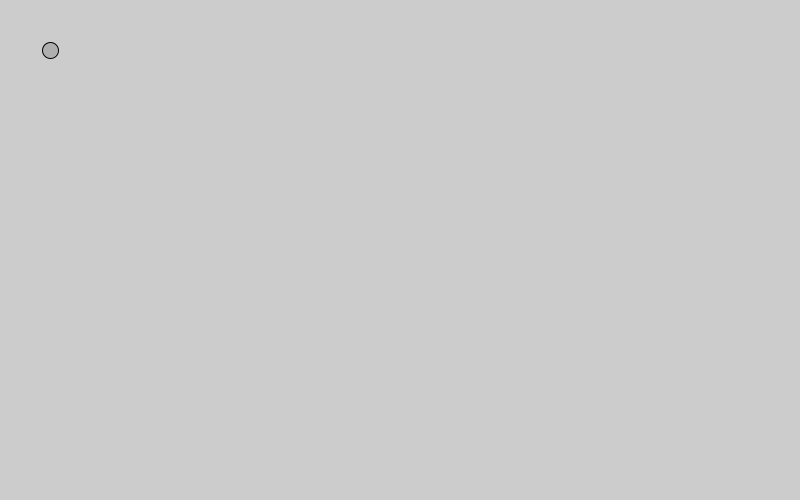
Frame 1 (no input)
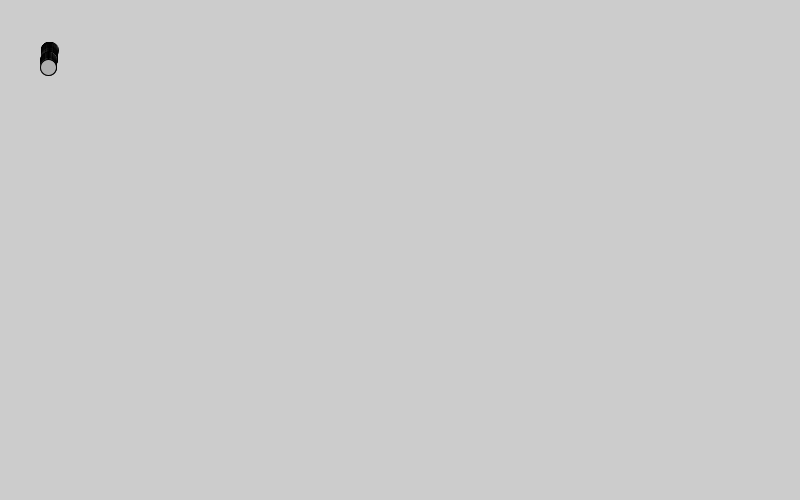
Frame 60 (the mouse pressed at the canvas centre just before this capture)
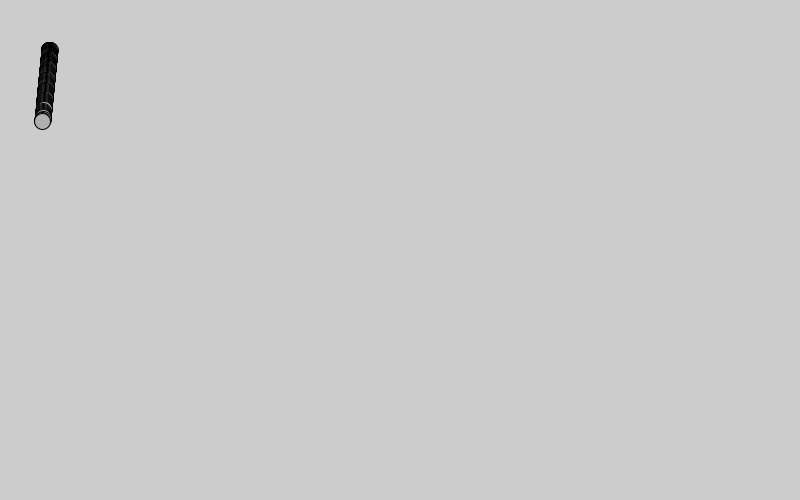
Frame 120 (the mouse held since frame 60 and released just before this capture)

The Processing sketch that drew these frames (run headless with seeded random() and noise(); from frame 60 on, the mouse is pressed at the canvas centre):

// Processing sketch: motion101_acceleration
// ── motion101_acceleration.pde
class PVector {
    
    float x;
    float y;
    
    PVector(float x, float y) {
        this.x = x;
        this.y = y;
    }
    
    void add(PVector v) {
        y = y + v.y;
        x = x + v.x;
    }
    
    void sub(PVector v) {
        x = x - v.x;
        y = y - v.y;
    }
    
    void mult(float n) {
        x = x * n;
        y = y * n;
    }
    
    void limit(float max) {
       if(max > 10) {
           mult(max);
       }
    }
}
class Mover{
    PVector location;
    PVector velocity;
    
    PVector acceleration;
    float topspeed;
    
    Mover() {
        location = new PVector(width/2, height/2);
        velocity = new PVector(0, 0);
        acceleration = new PVector(-0.001, 0.01);
        topspeed = 10;
    }
    
    void update() {
       velocity.add(acceleration);
       velocity.limit(topspeed);
       location.add(velocity);
    }
    
    void display() {
       stroke(0);
       fill(175);
       ellipse(location.x, location.y, 16, 16);
    }
    
    void checkEdge() {
       if (location.x > width) {
         location.x = 0;
       } else if(location.x < 0) {
         location.x = width; 
       }
       if(location.y > height) {
         location.y = 0;
       } else if(location.y < 0) {
         location.y = width; 
       } 
    }
}

void setup() {
   size(800, 500);
}

Mover m = new Mover();
void draw() {
    m.display();
    m.checkEdge();
    m.update();
}
